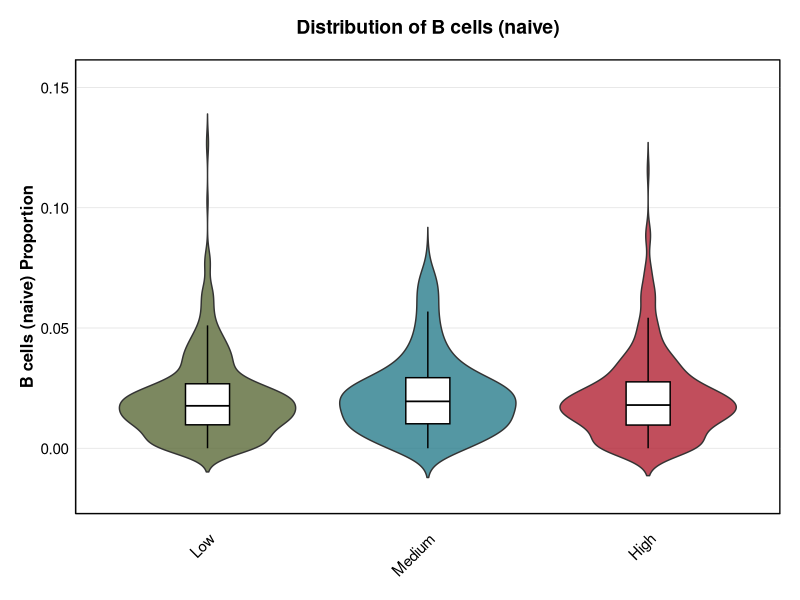
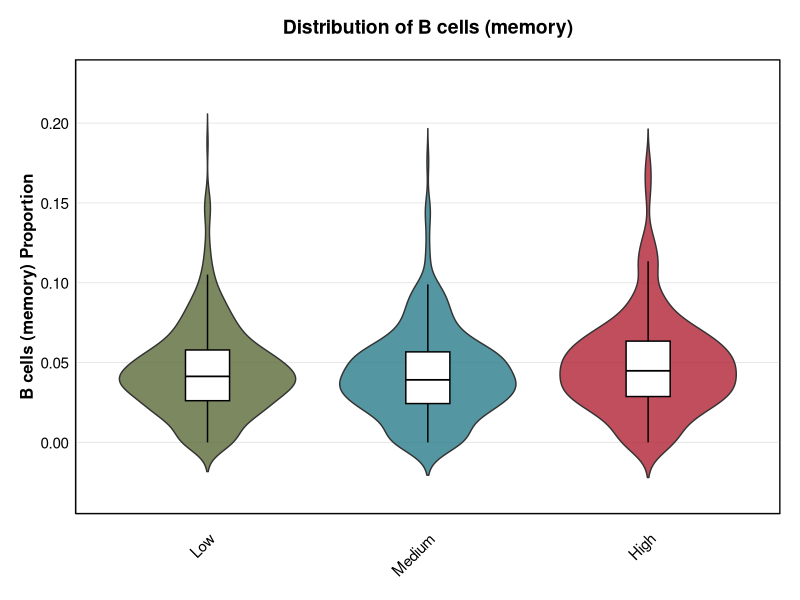
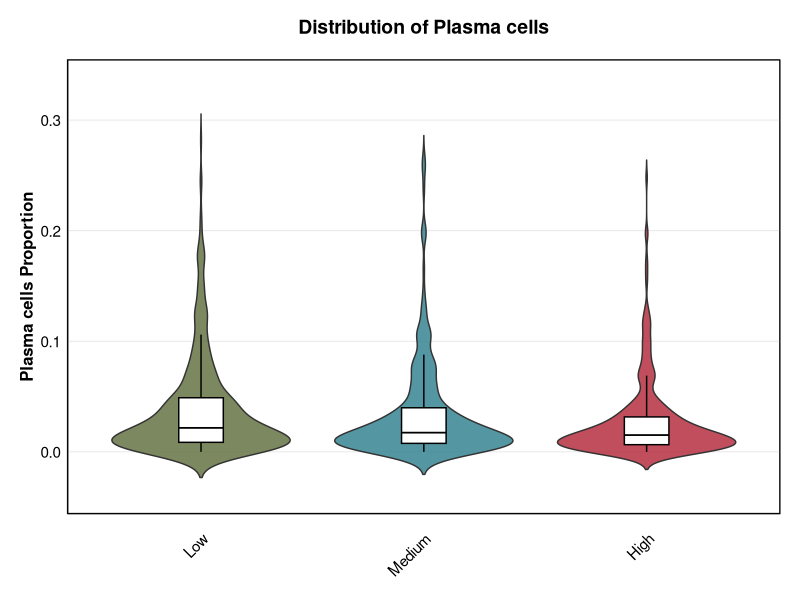
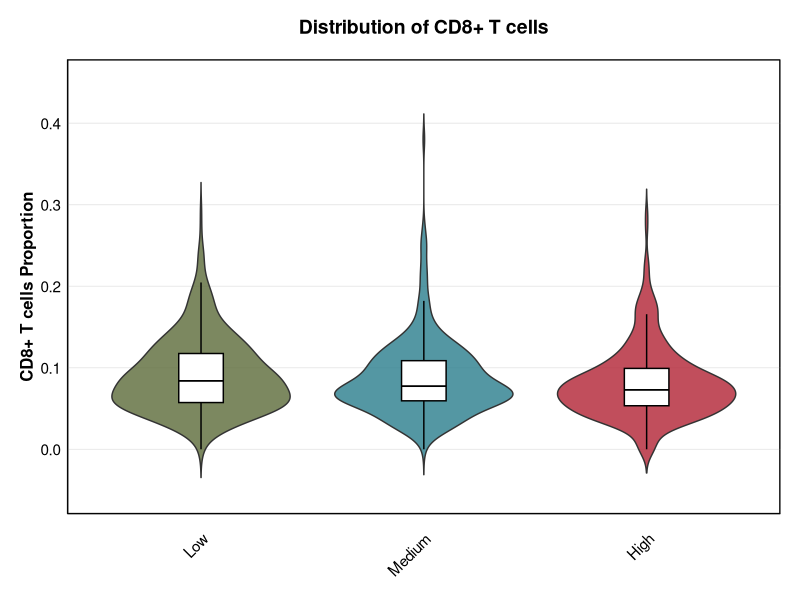
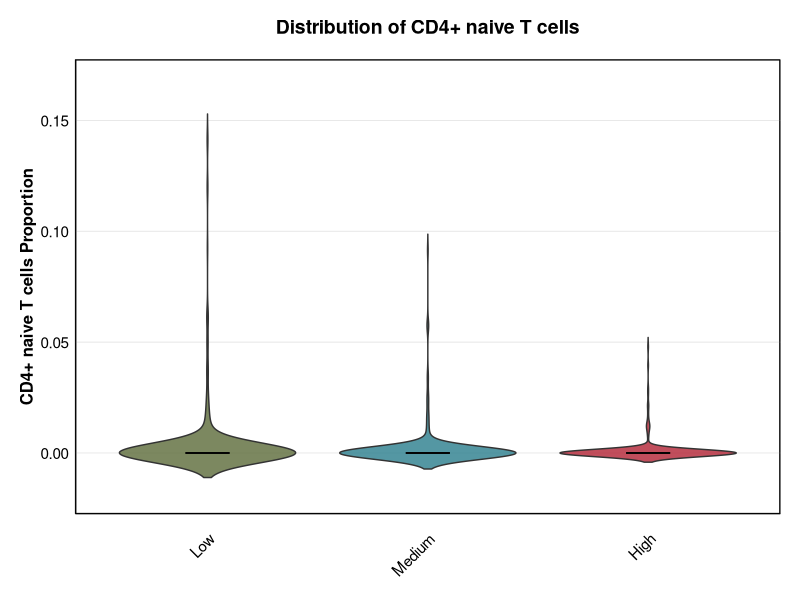
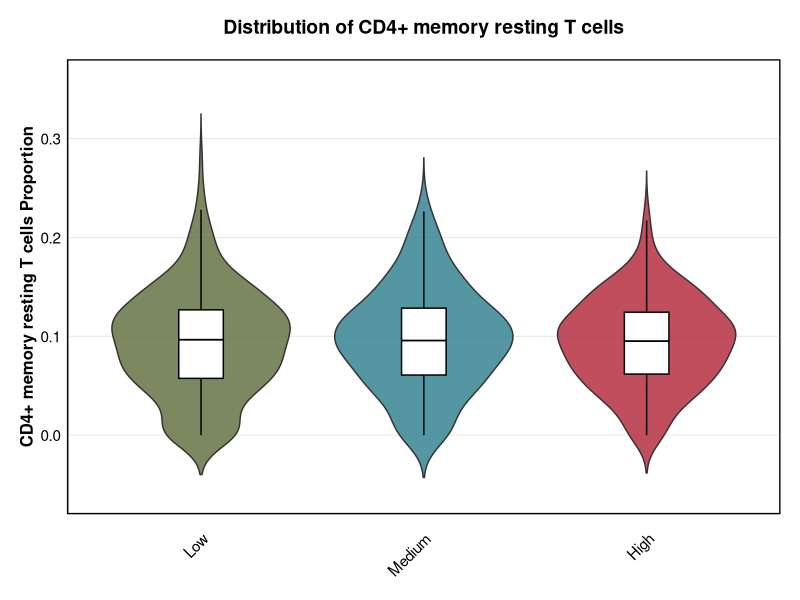
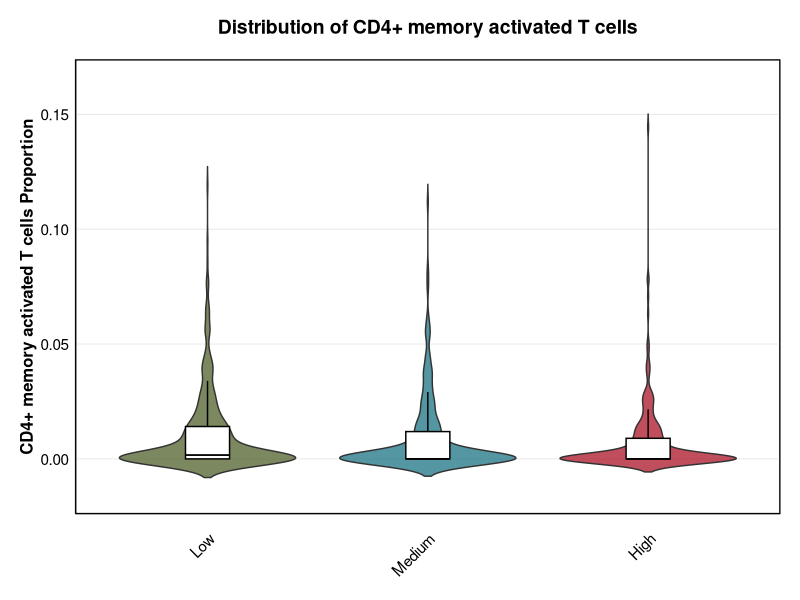
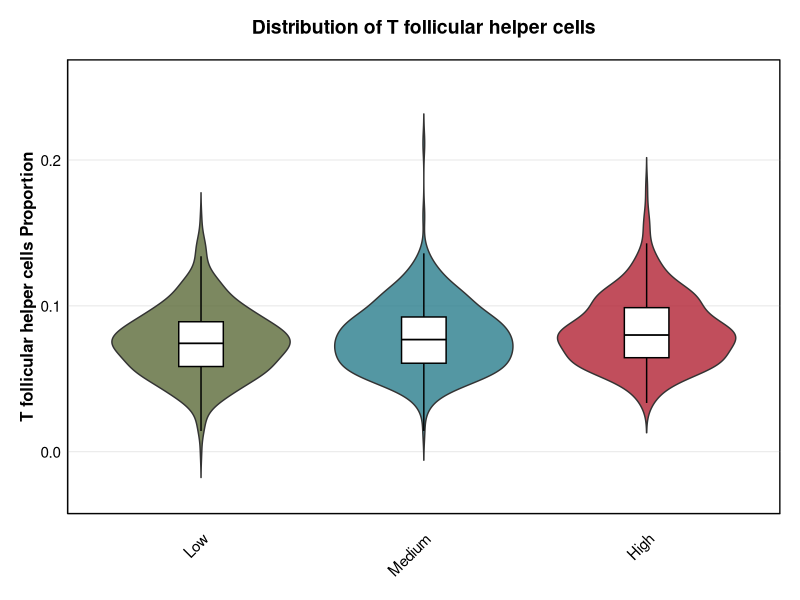

Write the R code that produced these figures, in order. (Note: this script raises an error after producing the figures.)
# Load required libraries
library(ggplot2)
library(dplyr)
library(tidyr)
library(patchwork)  # For combining plots

# Set the output directory for plots
plot_dir <- "METABRIC Plots"
if (!dir.exists(plot_dir)) {
  dir.create(plot_dir)
}

# Read PR stratification data
pr_data <- read.delim("../PR_stratificationIDs.txt")

# Create three dataframes based on PR levels
PR_Low <- pr_data[pr_data$PR_Quartile %in% c("PR_low", "PR_negative"), ]
PR_Medium <- pr_data[pr_data$PR_Quartile == "PR_medium", ]
PR_High <- pr_data[pr_data$PR_Quartile == "PR_high", ]

# Read CIBERSORT results
cibersort_low <- read.delim("../CibersortResults_PR_Low .txt")
cibersort_mid <- read.delim("../CibersortResults_PRmid.txt")
cibersort_high <- read.delim("../CIBERSORTx_Results_PR_high.txt")

# Add PR category to each dataset
cibersort_low$PR_Category <- "Low"
cibersort_mid$PR_Category <- "Medium"
cibersort_high$PR_Category <- "High"

# Combine all datasets
cibersort_all <- bind_rows(cibersort_low, cibersort_mid, cibersort_high)

# Define all cell types with their proper labels
cell_type_labels <- c(
  # B cells
  "B.cells.naive" = "B cells (naive)",
  "B.cells.memory" = "B cells (memory)",
  "Plasma.cells" = "Plasma cells",
  
  # T cells
  "T.cells.CD8" = "CD8+ T cells",
  "T.cells.CD4.naive" = "CD4+ naive T cells",
  "T.cells.CD4.memory.resting" = "CD4+ memory resting T cells",
  "T.cells.CD4.memory.activated" = "CD4+ memory activated T cells",
  "T.cells.follicular.helper" = "T follicular helper cells",
  "T.cells.regulatory..Tregs." = "Regulatory T cells (Tregs)",
  "T.cells.gamma.delta" = "Gamma T cells",
  
  # NK cells
  "NK.cells.resting" = "NK cells (resting)",
  "NK.cells.activated" = "NK cells (activated)",
  
  # Myeloid cells
  "Monocytes" = "Monocytes",
  "Macrophages.M0" = "Macrophages M0",
  "Macrophages.M1" = "Macrophages M1",
  "Macrophages.M2" = "Macrophages M2",
  "Dendritic.cells.resting" = "Dendritic cells (resting)",
  "Dendritic.cells.activated" = "Dendritic cells (activated)",
  
  # Other immune cells
  "Mast.cells.resting" = "Mast cells (resting)",
  "Mast.cells.activated" = "Mast cells (activated)",
  "Eosinophils" = "Eosinophils",
  "Neutrophils" = "Neutrophils"
)

cell_types <- names(cell_type_labels)

# Set PR_Category as factor with correct order
cibersort_all$PR_Category <- factor(cibersort_all$PR_Category, 
                                   levels = c("Low", "Medium", "High"))

# Create enhanced publication-ready theme
publication_theme <- theme_minimal() + theme(
  # Title styling
  plot.title = element_text(size = 14, face = "bold", hjust = 0.5, margin = margin(b = 15)),
  # Axis styling
  axis.title.y = element_text(size = 12, face = "bold"),
  axis.title.x = element_blank(),  # Remove x-axis title
  axis.text = element_text(size = 11, color = "black"),
  axis.text.x = element_text(angle = 45, hjust = 1, margin = margin(t = 10)),
  # Grid styling
  panel.grid.major.x = element_blank(),
  panel.grid.minor = element_blank(),
  # Border styling
  panel.border = element_rect(colour = "black", fill = NA, linewidth = 0.7),
  # Legend styling
  legend.title = element_text(size = 12, face = "bold"),
  legend.text = element_text(size = 11),
  legend.position = "none",  # Remove legend since it's redundant
  # Margins and background
  plot.margin = unit(c(0.5, 0.5, 0.5, 0.5), "cm"),
  panel.background = element_rect(fill = "white"),
  strip.background = element_rect(fill = "white"),
  strip.text = element_text(size = 12, face = "bold")
)

# Define color palette
pr_colors <- c(
  "Low" = "#5C6B39",    # Rich Olive Green
  "Medium" = "#2A7D8C", # Deep Teal
  "High" = "#B22234"    # Crimson Red
)

create_violin_plot <- function(data, x_var, y_var, fill_var = NULL, 
                             title = NULL, y_lab = NULL,
                             color_palette = NULL) {
  
  # Base plot
  p <- ggplot(data, aes_string(x = x_var, y = y_var))
  
  # Add fill aesthetic if provided
  if (!is.null(fill_var)) {
    p <- p + aes_string(fill = fill_var)
  }
  
  # Add violin layer
  p <- p + geom_violin(trim = FALSE, 
                      alpha = 0.8,
                      scale = "width", 
                      adjust = 1.2,
                      width = 0.8)
  
  # Add internal boxplot with more visible parameters
  p <- p + geom_boxplot(width = 0.2,
                       alpha = 1,
                       outlier.shape = NA,
                       fill = "white",
                       color = "black",
                       fatten = 1.2)
  
  # Add custom color palette if provided
  if (!is.null(color_palette)) {
    p <- p + scale_fill_manual(values = color_palette)
  }
  
  # Add labels
  p <- p + labs(title = title,
                y = y_lab)
  
  # Y-axis expansion
  p <- p + scale_y_continuous(expand = expansion(mult = c(0.1, 0.15)))
  
  # Apply publication theme with additional styling
  p <- p + publication_theme + 
    theme(
      panel.grid.major.y = element_line(color = "gray90", linewidth = 0.3),
      panel.grid.major.x = element_blank(),
      axis.line = element_line(color = "black", linewidth = 0.3)
    )
  
  return(p)
}

# Generate violin plots for each cell type using the new function
for (cell_type in cell_types) {
  # Create plot title and get proper cell type label
  plot_title <- paste("Distribution of", cell_type_labels[cell_type])
  
  # Create plot using the new function
  p <- create_violin_plot(
    data = cibersort_all,
    x_var = "PR_Category",
    y_var = cell_type,
    fill_var = "PR_Category",
    title = plot_title,
    y_lab = paste(cell_type_labels[cell_type], "Proportion"),
    color_palette = pr_colors
  )
  
  # Save plot
  ggsave(
    filename = file.path(plot_dir, paste0(cell_type, "_violin.pdf")),
    plot = p,
    width = 8,
    height = 7,
    units = "in",
    dpi = 300
  )
}

# Create a summary statistics table
summary_stats <- cibersort_all %>%
  group_by(PR_Category) %>%
  summarise(across(all_of(cell_types), 
                  list(
                    mean = ~mean(., na.rm = TRUE),
                    sd = ~sd(., na.rm = TRUE),
                    median = ~median(., na.rm = TRUE)
                  ))) %>%
  ungroup()

# Save summary statistics
write.csv(summary_stats, file.path(plot_dir, "summary_statistics.csv"), row.names = FALSE)


##### Adaptive Immune Cell Jittered Plot - All subsets in one graph #####

# Step 1: Define adaptive immune cell types and their labels
adaptive_cell_labels <- c(
  # B cells
  "B.cells.naive" = "Naive B cells",
  "B.cells.memory" = "Memory B cells",
  "Plasma.cells" = "Plasma cells",
  
  # T cells
  "T.cells.CD8" = "CD8+ T cells",
  "T.cells.CD4.naive" = "CD4+ naive T cells",
  "T.cells.CD4.memory.resting" = "CD4+ memory\nresting T cells",
  "T.cells.CD4.memory.activated" = "CD4+ memory\nactivated T cells",
  "T.cells.follicular.helper" = "T follicular\nhelper cells",
  "T.cells.regulatory..Tregs." = "Tregs",
  "T.cells.gamma.delta" = "Gamma T cells"
)

adaptive_cell_types <- names(adaptive_cell_labels)

# Step 2: Prepare the data for plotting
adaptive_cell_data <- cibersort_all %>%
  select(PR_Category, all_of(adaptive_cell_types)) %>%
  pivot_longer(
    cols = all_of(adaptive_cell_types),
    names_to = "Cell_Type",
    values_to = "Proportion"
  ) %>%
  mutate(
    Cell_Type = factor(Cell_Type, 
                      levels = adaptive_cell_types,
                      labels = adaptive_cell_labels[adaptive_cell_types])
  )

# Step 3: Create the combined plot
adaptive_cells_plot <- ggplot(adaptive_cell_data, 
                            aes(x = Cell_Type, 
                                y = Proportion, 
                                fill = PR_Category,
                                color = PR_Category)) +
  # Add points with position_jitterdodge
  geom_point(position = position_jitterdodge(jitter.width = 0.2, dodge.width = 0.9),
             size = 1,
             alpha = 0.5) +
  # Add boxplot layer
  geom_boxplot(position = position_dodge(0.9),
               width = 0.6,
               alpha = 0,  # Transparent fill
               outlier.shape = NA,  # No outlier points (shown in jitter)
               color = "black",
               size = 0.5) +  # Thinner box lines
  # Add styling
  scale_fill_manual(values = pr_colors) +
  scale_color_manual(values = pr_colors) +
  scale_y_continuous(expand = expansion(mult = c(0.1, 0.15))) +
  labs(title = "Adaptive Immune Cell Distribution by PR Category",
       x = "Cell Type",
       y = "Cell Proportion",
       fill = "PR Category",
       color = "PR Category") +
  single_plot_theme +
  # Additional theme adjustments
  theme(legend.position = "top",
        legend.title = element_text(size = 12, face = "bold"),
        legend.text = element_text(size = 10))

# Step 4: Save the plot
ggsave(
  filename = file.path(plot_dir, "adaptive_cells_jitter.pdf"),
  plot = adaptive_cells_plot,
  width = 14,  # Wider to accommodate more cell types
  height = 8,
  units = "in",
  dpi = 300)


##### Innate Immune Cell Jitter Plot - All subsets in one graph #####

# Step 1: Define innate immune cell types and their labels
innate_cell_labels <- c(
  # NK cells
  "NK.cells.resting" = "NK cells\n(resting)",
  "NK.cells.activated" = "NK cells\n(activated)",
  
  # Myeloid cells
  "Monocytes" = "Monocytes",
  "Macrophages.M0" = "M0 Macrophages",
  "Macrophages.M1" = "M1 Macrophages",
  "Macrophages.M2" = "M2 Macrophages",
  "Dendritic.cells.resting" = "Dendritic cells\n(resting)",
  "Dendritic.cells.activated" = "Dendritic cells\n(activated)",
  
  # Other innate cells
  "Mast.cells.resting" = "Mast cells\n(resting)",
  "Mast.cells.activated" = "Mast cells\n(activated)",
  "Eosinophils" = "Eosinophils",
  "Neutrophils" = "Neutrophils"
)

innate_cell_types <- names(innate_cell_labels)

# Step 2: Prepare the data for plotting
innate_cell_data <- cibersort_all %>%
  select(PR_Category, all_of(innate_cell_types)) %>%
  pivot_longer(
    cols = all_of(innate_cell_types),
    names_to = "Cell_Type",
    values_to = "Proportion"
  ) %>%
  mutate(
    Cell_Type = factor(Cell_Type, 
                      levels = innate_cell_types,
                      labels = innate_cell_labels[innate_cell_types])
  )

# Step 3: Create the combined plot
innate_cells_plot <- ggplot(innate_cell_data, 
                           aes(x = Cell_Type, 
                               y = Proportion, 
                               fill = PR_Category,
                               color = PR_Category)) +
  # Add points with position_jitterdodge
  geom_point(position = position_jitterdodge(jitter.width = 0.2, dodge.width = 0.9),
             size = 1,
             alpha = 0.5) +
  # Add boxplot layer
  geom_boxplot(position = position_dodge(0.9),
               width = 0.6,
               alpha = 0,  # Transparent fill
               outlier.shape = NA,  # No outlier points (shown in jitter)
               color = "black",
               size = 0.5) +  # Thinner box lines
  # Add styling
  scale_fill_manual(values = pr_colors) +
  scale_color_manual(values = pr_colors) +
  scale_y_continuous(expand = expansion(mult = c(0.1, 0.15))) +
  labs(title = "Innate Immune Cell Distribution by PR Category",
       x = "Cell Type",
       y = "Cell Proportion",
       fill = "PR Category",
       color = "PR Category") +
  single_plot_theme +
  # Additional theme adjustments
  theme(legend.position = "top",
        legend.title = element_text(size = 12, face = "bold"),
        legend.text = element_text(size = 10))

# Step 4: Save the plot
ggsave(
  filename = file.path(plot_dir, "innate_cells_jitter.pdf"),
  plot = innate_cells_plot,
  width = 14,  # Slightly wider to accommodate more cell types
  height = 8,
  units = "in",
  dpi = 300)